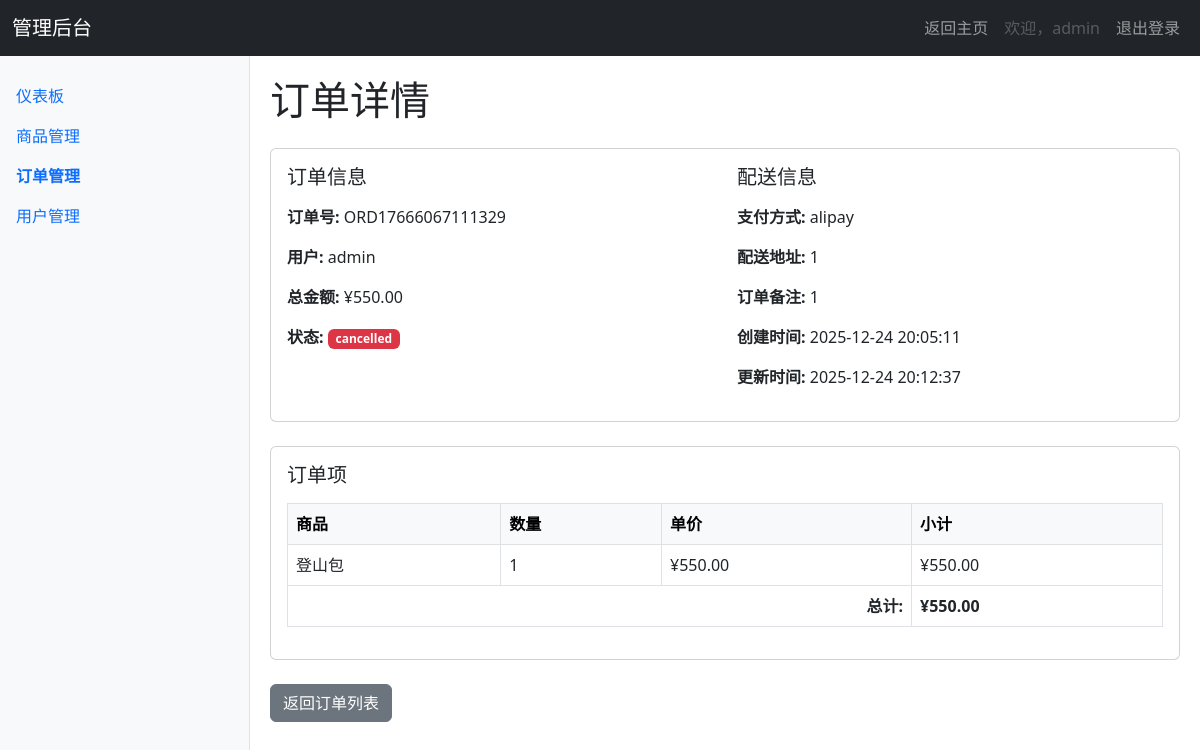
Page /admin/orders/4 (signed in) on the earlier database version.
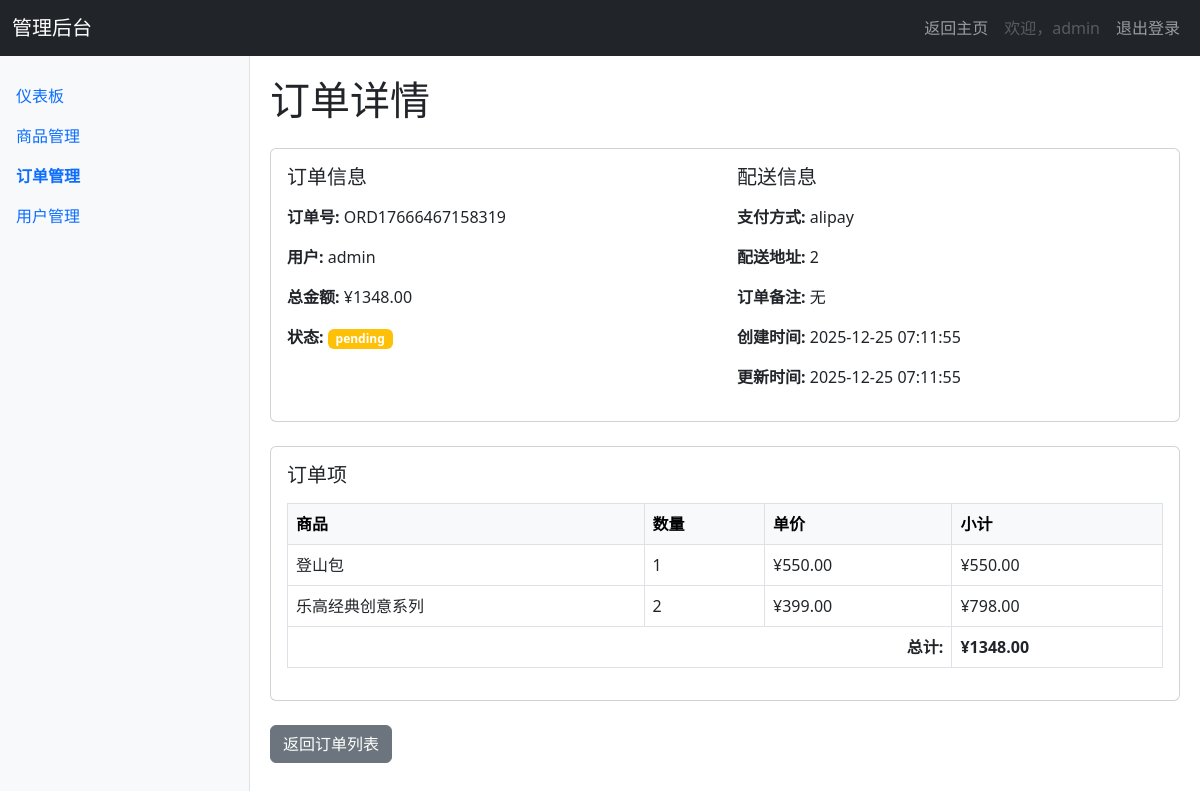
Same page on the later database version.
### app/models.py (models this page shows, shortened)
class Order(db.Model):
    __tablename__ = 'orders'
    id = db.Column(db.Integer, primary_key=True)
    order_number = db.Column(db.String(50), unique=True, nullable=False)
    user_id = db.Column(db.Integer, db.ForeignKey('users.id'), nullable=False)
    total_amount = db.Column(db.Numeric(10, 2), nullable=False)
    status = db.Column(db.Enum('pending', 'paid', 'shipped', 'delivered', 'cancelled'),
                       default='pending')
    shipping_address = db.Column(db.Text)
    payment_method = db.Column(db.String(50))
    notes = db.Column(db.Text)
    created_at = db.Column(db.DateTime, default=datetime.utcnow)
    updated_at = db.Column(db.DateTime, default=datetime.utcnow, onupdate=datetime.utcnow)
    items = db.relationship('OrderItem', backref='order', lazy='dynamic', cascade='all, delete-orphan')

class OrderItem(db.Model):
    __tablename__ = 'order_items'
    id = db.Column(db.Integer, primary_key=True)
    order_id = db.Column(db.Integer, db.ForeignKey('orders.id'), nullable=False)
    product_id = db.Column(db.Integer, db.ForeignKey('products.id'), nullable=False)
    quantity = db.Column(db.Integer, nullable=False)
    price = db.Column(db.Numeric(10, 2), nullable=False)
    subtotal = db.Column(db.Numeric(10, 2), nullable=False)

class Product(db.Model):
    __tablename__ = 'products'
    id = db.Column(db.Integer, primary_key=True)
    name = db.Column(db.String(100), nullable=False, index=True)
    description = db.Column(db.Text)
    price = db.Column(db.Float, nullable=False)
    stock = db.Column(db.Integer, default=0)
    image = db.Column(db.String(200), default='default_product.png')
    created_at = db.Column(db.DateTime, default=datetime.utcnow)
    updated_at = db.Column(db.DateTime, default=datetime.utcnow, onupdate=datetime.utcnow)
    category_id = db.Column(db.Integer, db.ForeignKey('categories.id'))
    cart_items = db.relationship('CartItem', backref='product', lazy='dynamic')
    order_items = db.relationship('OrderItem', backref='product', lazy='dynamic')
    reviews = db.relationship('Review', backref='product', lazy='dynamic')

### app/admin/routes.py (the view)
@admin.route('/orders/<int:id>')
@admin_required
def order_detail(id):
    order = Order.query.get_or_404(id)
    return render_template('order_detail.html', order=order)

### app/admin/routes.py (called while the page is built)
def admin_required(f):
    from functools import wraps
    @wraps(f)
    def decorated_function(*args, **kwargs):
        if not current_user.is_authenticated or not current_user.is_admin:
            abort(403)
        return f(*args, **kwargs)
    return decorated_function

@admin.before_request
@login_required
def check_admin():
    if not current_user.is_admin:
        abort(403)

### app/context_processors.py (called while the page is built)
def inject_now():
    return {'now': datetime.utcnow()}

def inject_categories():
    try:
        categories = Category.query.order_by(Category.name).all()
        return {'categories': categories}
    except:
        return {'categories': []}

def inject_cart_info():
    from flask_login import current_user
    cart_items_count = 0
    cart_total_amount = 0
    if current_user.is_authenticated:
        try:
            cart = Cart.query.filter_by(user_id=current_user.id).first()
            if cart:
                cart_items_count = cart.total_quantity
                cart_total_amount = float(cart.total_price)
        except:
            pass
    return {
        'cart_items_count': cart_items_count,
        'cart_total_amount': cart_total_amount
    }

### app/admin/templates/order_detail.html (shortened to what this page needs)
{% extends "admin_base.html" %}
{% block content %}
    <h1 class="mb-4">订单详情</h1>
    <div class="card mb-4">
        <div class="card-body">
            <div class="row">
                <div class="col-md-6">
                    <h5 class="card-title mb-3">订单信息</h5>
                    <p><strong>订单号:</strong> {{ order.order_number }}</p>
                    <p><strong>用户:</strong> {{ order.user.username }}</p>
                    <p><strong>总金额:</strong> ¥{{ order.total_amount }}</p>
                    <p><strong>状态:</strong>
                        <span class="badge {% if order.status == 'paid' %}bg-success{% elif order.status == 'pending' %}bg-warning{% elif order.status == 'shipped' %}bg-primary{% elif order.status == 'delivered' %}bg-info{% else %}bg-danger{% endif %}">
                            {{ order.status }}
                        </span>
                    </p>
                </div>
                <div class="col-md-6">
                    <h5 class="card-title mb-3">配送信息</h5>
                    <p><strong>支付方式:</strong> {{ order.payment_method }}</p>
                    <p><strong>配送地址:</strong> {{ order.shipping_address }}</p>
                    <p><strong>订单备注:</strong> {{ order.notes if order.notes else '无' }}</p>
                    <p><strong>创建时间:</strong> {{ order.created_at.strftime('%Y-%m-%d %H:%M:%S') }}</p>
                    <p><strong>更新时间:</strong> {{ order.updated_at.strftime('%Y-%m-%d %H:%M:%S') }}</p>
                </div>
            </div>
        </div>
    </div>
    <div class="card">
        <div class="card-body">
            <h5 class="card-title mb-3">订单项</h5>
            <div class="table-responsive">
                <table class="table table-bordered table-hover">
                    <thead class="table-light">
                        <tr>
                            <th>商品</th>
                            <th>数量</th>
                            <th>单价</th>
                            <th>小计</th>
                        </tr>
                    </thead>
                    <tbody>
                        {% for item in order.items %}
                            <tr>
                                <td>{{ item.product.name }}</td>
                                <td>{{ item.quantity }}</td>
                                <td>¥{{ item.price }}</td>
                                <td>¥{{ item.subtotal }}</td>
                            </tr>
                        {% else %}
                            <tr>
                                <td colspan="4" class="text-center">暂无订单项</td>
                            </tr>
                        {% endfor %}
                    </tbody>
                    <tfoot>
                        <tr>
                            <th colspan="3" class="text-end">总计:</th>
                            <th>¥{{ order.total_amount }}</th>
                        </tr>
                    </tfoot>
                </table>
            </div>
        </div>
    </div>
    <div class="mt-4">
        <a href="{{ url_for('admin.order_manage') }}" class="btn btn-secondary">
             返回订单列表
        </a>
    </div>
{% endblock %}

Differences in the rows shown:
changed Order "alipay": order_number "ORD17666067111329" → "ORD17666467158319"; total_amount "550.00" → "1348.00"; status "cancelled" → "pending"; shipping_address "1" → "2"; notes "1" → "无"; created_at "2025-12-24 20:05:11" → "2025-12-25 07:11:55"; updated_at "2025-12-24 20:12:37" → "2025-12-25 07:11:55"
added OrderItem: product.name "乐高经典创意系列", quantity "2", price "399.00", subtotal "798.00"
